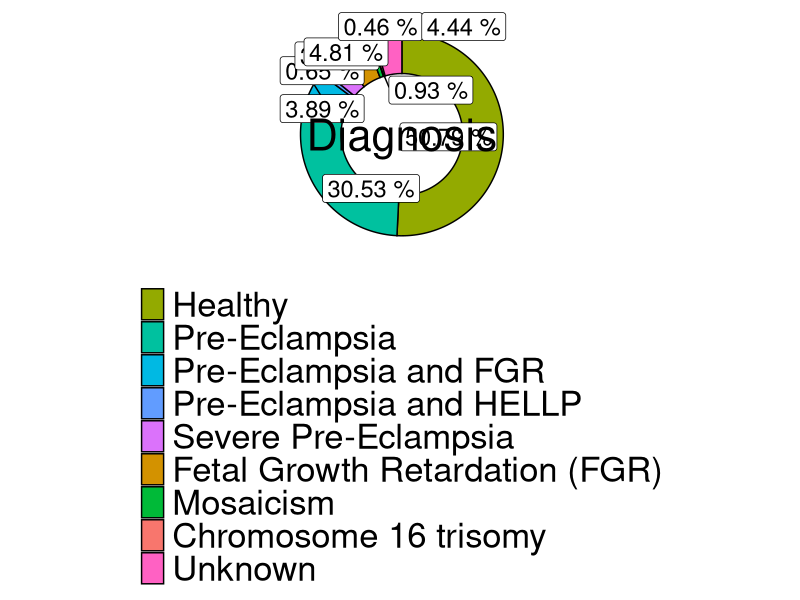
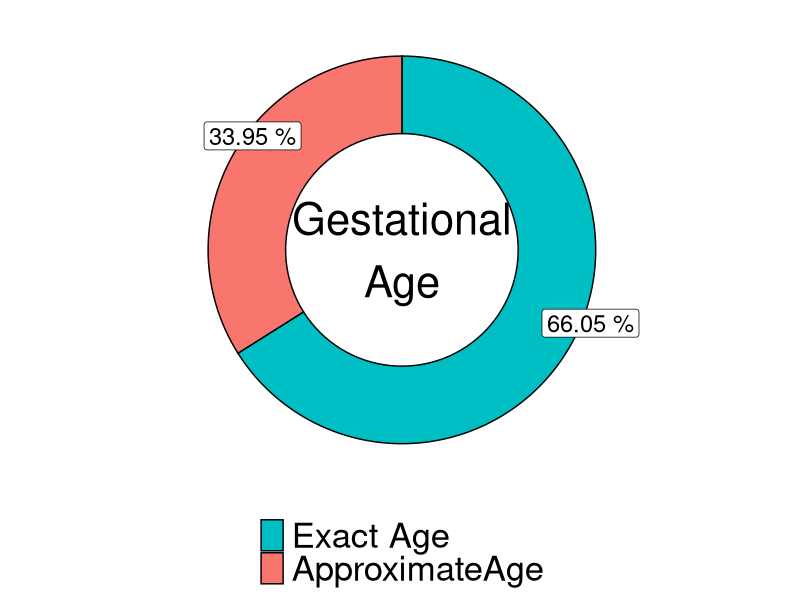
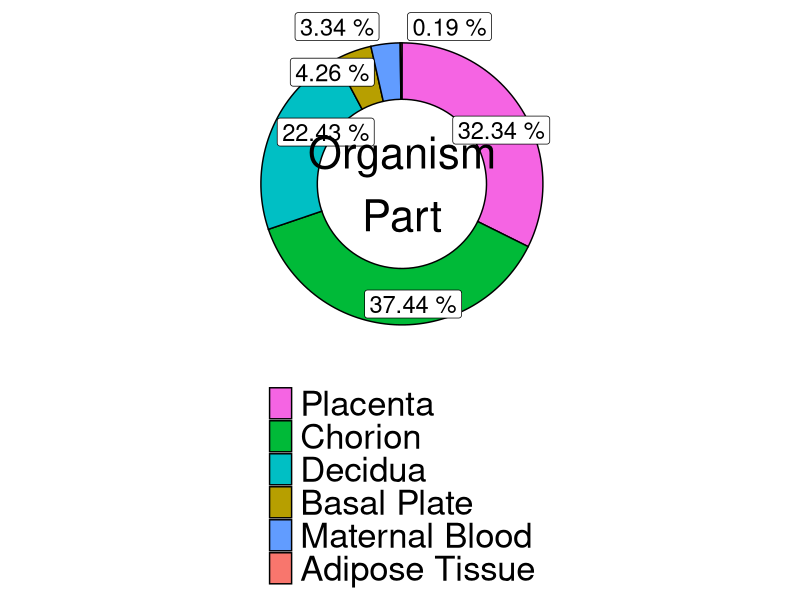
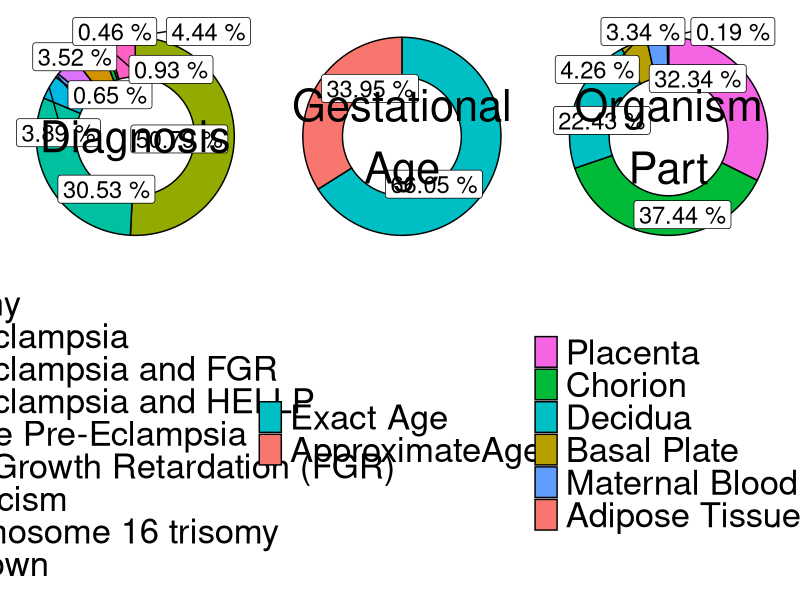

The R script that drew these images, in order: (Note: this script raises an error after producing the figures.)
# install.packages("cowplot")

library(ggplot2)
library(cowplot)
library(ggfortify)
library(ggrepel)

race <- read.table("../data/race.tsv", header = TRUE, sep = "\t", stringsAsFactors = FALSE)
diagnosis <- read.table("../data/diagnosis.tsv", header = TRUE, sep = "\t", stringsAsFactors = FALSE)
gestational_age <- read.table("../data/gestational_age.tsv", header = TRUE, sep = "\t", stringsAsFactors = FALSE)
organism_part <- read.table("../data/organism_part.tsv", header = TRUE, sep = "\t", stringsAsFactors = FALSE)


## calculate percentage 

calculatePercentage <- function(table){
    table$percentage = round(table$value / sum(table$value) * 100, 2)
    race = table[rev(order(table$percentage)), ]
    table$ymax = cumsum(table$percentage)
    table$ymin = c(0, head(table$ymax, n = -1))
    table
    return(table)
}


race = calculatePercentage(race)
diagnosis = calculatePercentage(diagnosis)
gestational_age = calculatePercentage(gestational_age)
organism_part =  calculatePercentage(organism_part)


# Custom theme for the chart
blankTheme <- theme_minimal()+
    theme(
        axis.title.x = element_blank(),
        axis.title.y = element_blank(),
        axis.title = element_blank(),
        axis.ticks = element_blank(),
        axis.text = element_blank(),
        panel.border = element_blank(),
        panel.grid=element_blank(),
        plot.title=element_text(size=14, face="bold"),
        #legend.title = element_text(colour = "black", size = 16, face = "bold"), 
        legend.title = element_blank(),
        legend.text = element_text(family="sans", colour = "black", size = 25),
        legend.position="bottom",
        legend.direction="vertical"
  )

drawPie <- function(table, label){
    pie <- ggplot(table, aes(fill = variable, ymax = ymax, ymin = ymin, xmax = 100, xmin = 60)) +
        geom_rect(colour = "black") +
        coord_polar(theta = "y") + 
        xlim(c(0, 100)) +
        geom_label_repel(aes(label = paste(round(percentage,2),"%"), x = 100, y = (ymin + ymax)/2),inherit.aes = F, show.legend = F, size = 6)+
        annotate("text", x = 0, y = 0, size = 11, label = label) +
        blankTheme + scale_fill_discrete(breaks = table$variable) +
        guides(fill=guide_legend(nrow=length(table$variable),byrow=TRUE)
    )

    return(pie)
}

# race.pie = drawPie(race, "Race")

diagnosis.pie = drawPie(diagnosis, "Diagnosis")
gestational_age.pie = drawPie(gestational_age, "Gestational\nAge")
organism_part.pie = drawPie(organism_part, "Organism\nPart")
#race.pie = drawPie(race, "Race")

pl <- plot_grid(diagnosis.pie, gestational_age.pie, organism_part.pie, ncol=3, nrow=1, align="hv")

save_plot("../plots/plots.pdf", pl, base_height=9, base_aspect_ratio = 2.3, nrow=1)
